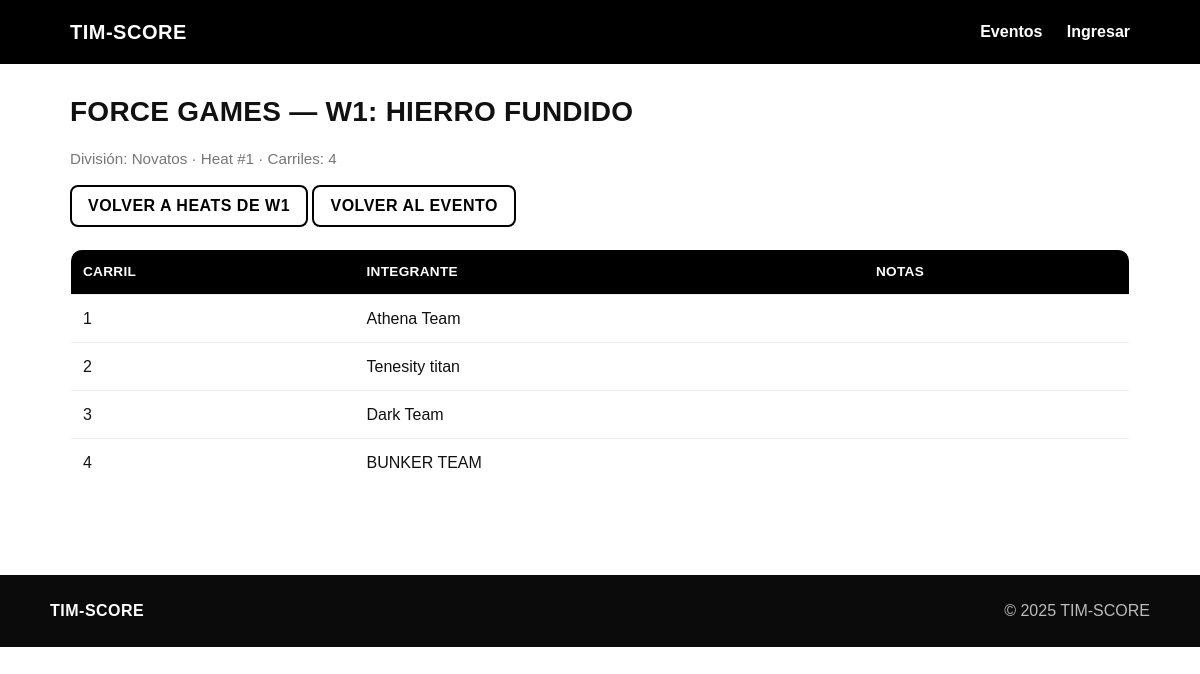
Screenshot of /heats/force-games/w1/h1/ with the database file from the repository.
### compcore/apps/events/models.py (models this page shows, shortened)
class Event(models.Model):
    STATUS_CHOICES = (
        ("DRAFT", "Draft"),
        ("OPEN", "Open"),
        ("CLOSED", "Closed"),
        ("FINISHED", "Finished"),
    )
    name = models.CharField(max_length=160)
    slug = models.SlugField(unique=True)
    location = models.CharField(max_length=160, blank=True)
    description = models.TextField(blank=True)
    start_date = models.DateField(null=True, blank=True)
    end_date = models.DateField(null=True, blank=True)
    registration_open = models.BooleanField(default=False)
    registration_deadline = models.DateField(null=True, blank=True)
    status = models.CharField(max_length=16, choices=STATUS_CHOICES, default="DRAFT")
    lanes_default = models.PositiveIntegerField(
        default=8,
        help_text="Carriles por defecto si la división no define capacidad.",
    )
    allow_self_signup = models.BooleanField(
        default=False,
        help_text="Si está activo, se muestra el enlace de 'Crear cuenta' para atletas.",
    )
    created_at = models.DateTimeField(auto_now_add=True)
    class Meta:
        ordering = ("-start_date", "name")

class Workout(models.Model):
    SCORING_CHOICES = (
        ("TIME", "Time"),
        ("REPS", "Reps"),
        ("WEIGHT", "Weight"),
        ("POINTS", "Points"),
    )
    event = models.ForeignKey(Event, on_delete=models.CASCADE)
    order = models.PositiveIntegerField(help_text="Orden del WOD dentro del evento (1..N).")
    name = models.CharField(max_length=160)
    description = models.TextField(blank=True)
    scoring = models.CharField(max_length=16, choices=SCORING_CHOICES, default="TIME")
    is_published = models.BooleanField(default=False)
    class Meta:
        unique_together = (("event", "order"),)
        ordering = ("event", "order")

class WorkoutHeat(models.Model):
    workout = models.ForeignKey(Workout, on_delete=models.CASCADE)
    division = models.ForeignKey(Division, on_delete=models.CASCADE)
    heat_number = models.PositiveIntegerField()
    start_time = models.DateTimeField(null=True, blank=True)
    lane_count = models.PositiveIntegerField(default=8)
    is_published = models.BooleanField(default=False)
    class Meta:
        constraints = [
            models.UniqueConstraint(fields=("workout", "heat_number"), name="uniq_workout_heatnumber"),
        ]
        ordering = ("workout", "heat_number")

class Division(models.Model):
    GENDER_CHOICES = (
        ("ANY", "Mixto / Cualquiera"),
        ("M", "Masculino"),
        ("F", "Femenino"),
    )
    event = models.ForeignKey(Event, on_delete=models.CASCADE)
    name = models.CharField(max_length=120)
    slug = models.SlugField(help_text="Slug único dentro del evento.")
    gender = models.CharField(max_length=8, choices=GENDER_CHOICES, default="ANY")
    team_size = models.PositiveIntegerField(default=1, help_text="1 = Individual")
    heat_capacity = models.PositiveIntegerField(
        null=True,
        blank=True,
        help_text="Si está vacío, usa lanes_default del evento.",
    )
    male_quota = models.PositiveIntegerField(null=True, blank=True)
    female_quota = models.PositiveIntegerField(null=True, blank=True)
    min_age = models.PositiveIntegerField(null=True, blank=True)
    max_age = models.PositiveIntegerField(null=True, blank=True)
    class Meta:
        unique_together = (("event", "slug"),)
        ordering = ("name", "id")

### compcore/apps/registration/models.py (models this page shows, shortened)
class Team(models.Model):
    event = models.ForeignKey(Event, on_delete=models.CASCADE)
    division = models.ForeignKey(Division, on_delete=models.CASCADE)
    name = models.CharField(max_length=160)
    captain = models.ForeignKey(User, on_delete=models.PROTECT)
    join_code = models.CharField(max_length=8, unique=True, editable=False)
    created_at = models.DateTimeField(auto_now_add=True)
    class Meta:
        unique_together = (('division', 'name'),)
        ordering = ('-created_at',)

### compcore/apps/events/views.py (the view)
def heat_detail(request: HttpRequest, event_slug: str, order: int, heat_number: int) -> HttpResponse:
    event = get_object_or_404(Event, slug=event_slug)
    workout = get_object_or_404(Workout, event=event, order=order, is_published=True)
    heat = get_object_or_404(
        WorkoutHeat, workout=workout, heat_number=heat_number, is_published=True
    )
    assignments = (
        HeatAssignment.objects.filter(heat=heat)
        .select_related("team", "athlete_entry")
        .order_by("lane")
    )
    rows: List[Dict[str, Any]] = []
    for a in assignments:
        rows.append(
            {
                "lane": a.lane,
                "name": _assignment_display_name(a),
                "is_manual": a.is_manual,
                "locked": a.locked,
            }
        )
    return render(
        request,
        "events/heat_detail.html",
        {"event": event, "workout": workout, "heat": heat, "rows": rows},
    )

### compcore/apps/events/views.py (called while the page is built, shortened)
def _assignment_display_name(a: HeatAssignment) -> str:
    if a.team_id:
        try:
            return a.team.name
        except Exception:
            return str(a.team) if a.team else "Equipo"

### templates/events/heat_detail.html (shortened to what this page needs)
{% extends "base.html" %}
{% block content %}
  <h1 class="rf-h1">{{ event.name }} — W{{ workout.order }}: {{ workout.name }}</h1>
  <p class="muted">
    División: {{ heat.division.name }} · Heat #{{ heat.heat_number }} · Carriles: {{ heat.lane_count }}
  </p>
  <div class="rf-actions">
    <a class="rf-btn rf-btn--ghost" href="{% url 'public_heats' event.slug workout.order %}">Volver a heats de W{{ workout.order }}</a>
    <a class="rf-btn rf-btn--ghost" href="{% url 'event_detail' event.slug %}">Volver al evento</a>
  </div>
  <div class="rf-spacer"></div>
  {% if rows %}
    <table class="rf-table">
      <thead>
        <tr>
          <th>Carril</th>
          <th>Integrante</th>
          <th>Notas</th>
        </tr>
      </thead>
      <tbody>
        {% for r in rows %}
          <tr>
            <td>{{ r.lane }}</td>
            <td>{{ r.name }}</td>
            <td>
            </td>
          </tr>
        {% endfor %}
      </tbody>
    </table>
  {% else %}
    <p class="muted">Este heat no tiene integrantes asignados.</p>
  {% endif %}
{% endblock %}

### static/app.css (style rules this page uses)
:root { --rf-black:#000000; --rf-red:#EE3124; --rf-white:#ffffff; --rf-gray-900:#111111; --rf-gray-700:#444444; --rf-gray-500:#777777; --rf-gray-300:#dddddd; --rf-gray-200:#eeeeee; --rf-gray-100:#f5f5f5; --rf-radius:12px; --rf-shadow:0 2px 10px rgba(0,0,0,.06); --rf-maxw:1100px; }
* { box-sizing:border-box }
html,body { height:100% }
body.rf-body { margin:0; font-family: Helvetica,"Helvetica Neue",Arial,ui-sans-serif,system-ui,"Segoe UI",Roboto,sans-serif; color:var(--rf-gray-900); background:#fff; line-height:1.45; }
h1,h2,h3,h4 { margin:0 0 .6rem 0; font-weight:800; letter-spacing:.25px }
h1 { font-size:28px; text-transform:uppercase }
a { color:var(--rf-black); text-decoration:none }
.muted { color:var(--rf-gray-500); font-size:.95rem }
.rf-btn { appearance:none; border:none; cursor:pointer; display:inline-flex; align-items:center; justify-content:center; height:42px; padding:0 16px; border-radius:8px; font-weight:800; text-transform:uppercase; letter-spacing:.5px; text-decoration:none }
.rf-btn--ghost { background:transparent; color:var(--rf-black); border:2px solid var(--rf-black) }
.rf-table { width:100%; border-collapse:collapse; background:#fff; border:1px solid var(--rf-gray-200); border-radius:12px; overflow:hidden }
.rf-table thead th { background:var(--rf-black); color:#fff; text-align:left; padding:12px; font-weight:800; text-transform:uppercase; font-size:.85rem; letter-spacing:.3px }
.rf-table tbody td { padding:12px; border-top:1px solid var(--rf-gray-200) }
.rf-spacer { height:22px }

### rows the page displays
Event: name "FORCE GAMES"
Workout: order "1", name "HIERRO FUNDIDO"
WorkoutHeat: division.name "Novatos", heat_number "1", lane_count "4"
Team: name "Athena Team"
Team: name "Tenesity titan"
Team: name "Dark Team"
Team: name "BUNKER TEAM"

### other values shown
{{ r.lane }} "1" "2" "3" "4"
